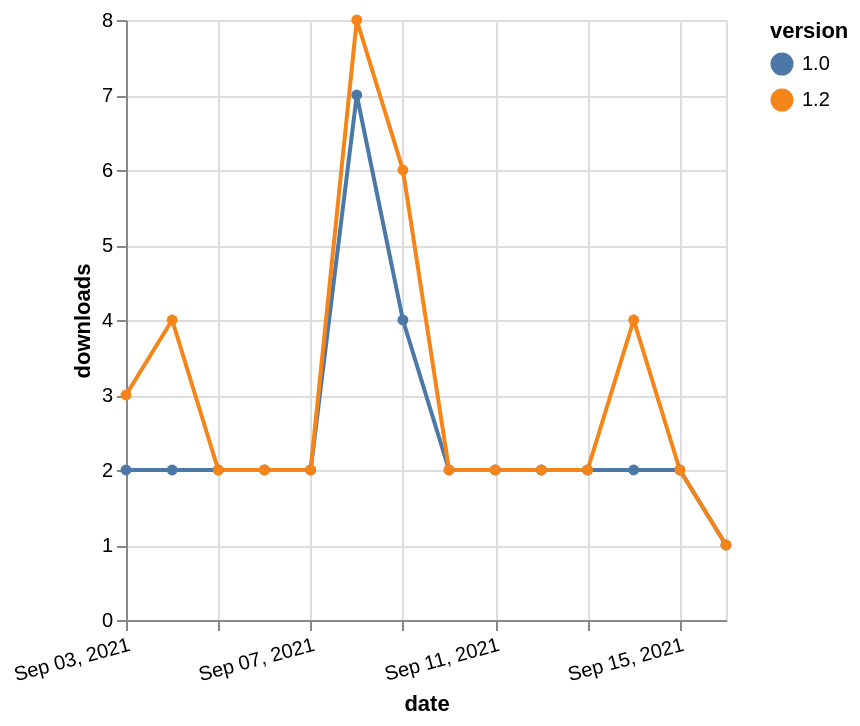

Vega-Lite specification stored for this chart:
### Vega-Lite specification from a JSON file in a GitHub repository (floating-point values rounded to 4 significant figures)
{"$schema": "https://vega.github.io/schema/vega-lite/v5.json", "description": "A simple bar chart with embedded data.", "data": {"values": [{"date": "2021-09-03", "total": 3162, "delta": 2, "version": "1.0"}, {"date": "2021-09-04", "total": 3164, "delta": 2, "version": "1.0"}, {"date": "2021-09-05", "total": 3166, "delta": 2, "version": "1.0"}, {"date": "2021-09-06", "total": 3168, "delta": 2, "version": "1.0"}, {"date": "2021-09-07", "total": 3170, "delta": 2, "version": "1.0"}, {"date": "2021-09-08", "total": 3177, "delta": 7, "version": "1.0"}, {"date": "2021-09-09", "total": 3181, "delta": 4, "version": "1.0"}, {"date": "2021-09-10", "total": 3183, "delta": 2, "version": "1.0"}, {"date": "2021-09-11", "total": 3185, "delta": 2, "version": "1.0"}, {"date": "2021-09-12", "total": 3187, "delta": 2, "version": "1.0"}, {"date": "2021-09-13", "total": 3189, "delta": 2, "version": "1.0"}, {"date": "2021-09-14", "total": 3191, "delta": 2, "version": "1.0"}, {"date": "2021-09-15", "total": 3193, "delta": 2, "version": "1.0"}, {"date": "2021-09-16", "total": 3194, "delta": 1, "version": "1.0"}, {"date": "2021-09-03", "total": 3656, "delta": 3, "version": "1.2"}, {"date": "2021-09-04", "total": 3660, "delta": 4, "version": "1.2"}, {"date": "2021-09-05", "total": 3662, "delta": 2, "version": "1.2"}, {"date": "2021-09-06", "total": 3664, "delta": 2, "version": "1.2"}, {"date": "2021-09-07", "total": 3666, "delta": 2, "version": "1.2"}, {"date": "2021-09-08", "total": 3674, "delta": 8, "version": "1.2"}, {"date": "2021-09-09", "total": 3680, "delta": 6, "version": "1.2"}, {"date": "2021-09-10", "total": 3682, "delta": 2, "version": "1.2"}, {"date": "2021-09-11", "total": 3684, "delta": 2, "version": "1.2"}, {"date": "2021-09-12", "total": 3686, "delta": 2, "version": "1.2"}, {"date": "2021-09-13", "total": 3688, "delta": 2, "version": "1.2"}, {"date": "2021-09-14", "total": 3692, "delta": 4, "version": "1.2"}, {"date": "2021-09-15", "total": 3694, "delta": 2, "version": "1.2"}, {"date": "2021-09-16", "total": 3695, "delta": 1, "version": "1.2"}]}, "width": "container", "mark": {"type": "line", "point": {"filled": true}}, "encoding": {"x": {"field": "date", "type": "temporal", "timeUnit": "yearmonthdate", "title": "date", "axis": {"labelAngle": -15}}, "y": {"field": "delta", "type": "quantitative", "title": "downloads"}, "color": {"field": "version", "type": "nominal"}, "tooltip": {"field": "delta"}}}
